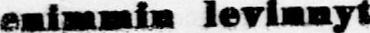
#> input picture pyAlignementOCR/improc/hwb.jpg, 370 x 33 px
$ python alig.py   (older library calls are emulated)
#> lines starting #> are read from the running program, lines starting #| are printed output that depends on the picture; after the words box and inside, x2 and y2 are one past the last pixel; in counts of white or black regions, pixels touching at a corner belong together; long printed decimals are rounded
### pyAlignementOCR/improc/modif_func.py
import numpy as np
import matplotlib
matplotlib.use('Qt5Agg')
import matplotlib.pyplot as plt
from PIL import Image


def lissage(intensite, N):
    """Fonction calculant la distance entre la colonne de pixels et le
    caractere courant.
    :param intensite : le vecteur des intesites sur la colonne
    :param N : parametre de reglage
    :return : sortielisse
        sortielisse : fonction apres le lissage
    """
    iintensite = intensite.reshape(-1, 1)
    fenetre = np.ones((N, 1))
    longeur, hauteur = iintensite.shape[0], iintensite.shape[1]
    sortie = np.zeros((longeur, 1))
    debut = intensite[0:np.floor(N/2).astype(np.int)]
    fin = intensite[N-np.floor(N/2).astype(np.int)+1:N]
    # to be seen
    if N > 3:
        debut = np.flip(debut)
        fin = np.flip(fin)
    entree = np.concatenate((debut, intensite, fin))
    # to be seen
    M = N - 1
    for j in range(0, longeur-1):
        sortie[j] = np.dot(entree[j:j+M+1], fenetre)
    sortie = sortie/N
    return sortie


# TEST DE MODULE
# [13 lines that do not run on import are left out]

### pyAlignementOCR/improc/alig.py
import numpy as np
import pdb
import scipy as sp
import matplotlib as mpl
from PIL import Image
import modif_func as mf


def segmenter(image, transcript, lissage, limitesup, limiteinf, affichage):
    """Fonction responsable pour la segmentation d'image.
    :param image : l'image a segmenter
    :param transcript : le transcript qui correspond a l'image en question
    :param lissage : le parametre de lissage voulu
    :param limitesup : une limite qui sera utilise afin de couper l'image
    :param limiteinf : une limite qui sera utilise afin de couper l'image
    :param affichage : controle le type d'affichage
    """
    #  on convertit en niveaux de gris l'image et on le reduit ensuite
    img = image.convert('L')
    hauteur, largeur = img.size
    cimg = reduire(img, limitesup, limiteinf)
    hauteur, largeur = cimg.size
    longeurtext = len(transcript)
    # on convertit l'image dans un tableau avec des valeurs
    # d'intensite dans [0,255]
    cimarray = np.asarray(cimg, dtype='uint8')
    # on calcule les intensites moyennes sur les colones de pixels sur
    # l'image et le profil(masque) d'image
    intensite = np.sum(cimarray, axis=0)
    intensitemax = np.amax(cimarray, axis=0)
    indexmax = np.argmax(cimarray, axis=0)
    intensitemin = np.amin(cimarray, axis=0)
    indexmin = np.argmin(cimarray, axis=0)
    intensitelisse = mf.lissage(intensite, lissage)
    # on definie les couleurs de notre masque
    blanc = np.floor(np.sum(intensitemax)/largeur)
    noir = np.floor(np.sum(intensitemin)/largeur)
    gris = (blanc + noir) / 2
    # creation de la masque/profil d'intensite de la ligne
    profil = creermasque(transcript, largeur, hauteur, noir, gris, blanc)
    profil = np.sum(profil, axis=0) / hauteur
    # on seuil les valeurs basses de l'intensit? lisse pour les ramener
    # a la valeur moyenne des noirs
    largeurprofil = profil.shape[0]
    for i in range(1, largeur):
        if intensitelisse[i] < noir:
            intensitelisse[i] = noir
    intensite = intensitelisse
    x = hauteur
    y = largeurprofil
    # tbc
    appariement = np.zeros((x, y))
    precedent = np.zeros((x, y))
    segmentation = np.zeros((x, 1))
    operations = np.zeros((3, 1))
    print('intensite : ', intensite.shape, '\n appariement : ', appariement.shape, '\n profil : ', profil.shape)
    # initialisation de la premiere ligne
    appariement[0, 0] = np.abs(intensite[0] - profil[0])
    print(np.abs(intensite[i] - profil[0]))
    precedent[0, 0] = 0
    for i in range(1, x-1):
        appariement[i, 0] = appariement[i-1, 0] + np.abs(intensite[i]
                                                         - profil[0])
        precedent[i, 0] = 2 #insertion tbr
    # tbc
    for i in range(1, y-1):
        appariement[0, i] = appariement[0, i-1] + np.abs(intensite[0]
                                                         - profil[i])
        precedent[0, i] = 3
    # on boucle sur toute l'image et toute la sequence des caracteres
    for i in range(1, x-1):
        for j in range(1, y-1):
            operations[0] = appariement[i-1, j-1] + np.abs(
                                                               intensite[i]
                                                               - profil[j])
            operations[1] = appariement[i-1, j] + 2*np.abs(
                                                         intensite[i]
                                                         - profil[j])
            operations[2] = appariement[i, j-1] + 2*np.abs(
                                                            intensite[i]
                                                            - profil[j])
            appariement[i, j] = np.min(operations)
            precedent[i, j] = np.min(operations)
    # on est arrive a la fin, on backtrack afin de choisir le meilleur
    # chemin et marquer les espaces entre les mots
    x = hauteur
    y = largeurprofil
    # print(precedent)
    print(precedent)
    print(x, y)
    while (precedent[x, y] != 0):
        x, y, precedent, segmentation = options[sub](x, y, precedent,
                                                     segmentation)
        x, y, precedent, segmentation = options[ins](x, y, precedent,
                                                     segmentation)
        x, y, precedent, segmentation = options[des](x, y, precedent,
                                                     segmentation)


def creermasque(transcript, hauteurimg, largeurimg, carclr, wsclr,
                boxclr):
    """Fonction qui cree une masque/profil pour compare avec l'image donne
    :param transcript : le transcript qu'on utilise pour creer la masque
    :param hauteurimg : hauteur de l'image a comparer
    :param largeurimg : largeur de l'image a comparer
    :param carclr : couleur de la masque d'un caractere
    :param wsclr : couleur des espaces blanches
    :param boxclr : couleur de la phrase/mot entiere
    :return profil
        profil : la masque derive du transcript correspondant aux niveaux
        d'intensite de l'image
    """
    longeurtext = len(transcript)
    largeurcaractere = np.floor(largeurimg/longeurtext).astype(np.int)
    profilcar = np.ones((hauteurimg, largeurcaractere)).astype(np.int)*carclr
    profilcar[:, largeurcaractere-1] = wsclr
    largeurprofil = largeurcaractere * longeurtext
    profil = np.ones((hauteurimg, largeurprofil), dtype=np.int) * boxclr
    # ici on genere l'allure de la masque
    debut = 0
    fin = largeurcaractere
    for i in range(debut, longeurtext):
        if transcript[i] != ' ':
            profil[:, debut:fin] = profilcar[:, :]
        debut = debut + largeurcaractere
        fin = fin + largeurcaractere
    # profilimg = Image.fromarray(np.uint8(profil))
    return profil


def reduire(image, limitesup, limiteinf):
    """reduit l'image par un limite donne
    :param image : l'image a reduire
    :param limitesup : une limite qui sera utilise afin de couper l'image
    :param limiteinf : une limite qui sera utilise afin de couper l'image
    :return : img
        img : l'image reduite
    """
    largeur, hauteur = image.size
    img = image.crop((0, np.floor(limitesup*hauteur).astype(np.int)+1,
                     largeur, np.floor(limiteinf*hauteur).astype(np.int)+1))
    return img


def sub(x, y, precedent, segmentation):
    if precedent[x, y] == 1:
        x = x - 1
        y = y - 1
        if (profil[y] == blanc):
            segmentation[x] = 2
        elif profil[y] == gris:
            segmentation[x] = 1
    return x, y, precedent, segmentation


def ins(x, y, precedent, segmentation):
    if precedent[x, y] == 2:
        x = x - 1
        if profil[y] == blanc:
            segmentation[x] = 2
        elif profil[y] == gris:
            segmentation[x] = 1
    return x, y, precedent, segmentation


def des(x, y, precedent, segmentation):
    if precedent[x, y] == 3:
        y = y - 1
    return x, y, precedent, segmentation

options = {0: 'sub',
           1: 'ins',
           2: 'des'}

# TEST DE MODULE
if __name__ == "__main__":
    # test de reduction d'image
    img = Image.open('hwb.jpg').convert('L')
    # img.show()
    newimg = reduire(img, 0.1, 0.9)
#> in reduire, `img = image.crop((0, np.floor(limitesup*hauteur).astype(np.int)+1, lar..`:
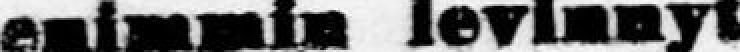
#> img: PIL image 370x26 L (shown 2 times larger); min 0, max 255, mean 106.8
    # print(img.size, newimg.size)
    # newimg.show()
    # test de creation de masque
    blanc = 255
    gris = 128
    noir = 0
    transcript = 'emimmin levinnyt'
    imgg = Image.open('hwb.jpg').convert('L')
    masque = creermasque(transcript, imgg.size[1], imgg.size[0], noir, gris, blanc)
    masqueimg = Image.fromarray(np.uint8(masque))
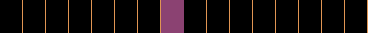
#> masque: shape (33, 368) int64; 3 distinct labels, from 0 to 255; one colour per label, 0 black
    # masqueimg.show()
    # test de segmentation
    img = Image.open('hwb.jpg').convert('L')
    pdb.set_trace()
    segmenter(img, transcript, 3, 0, 0.1, 0.9)
#> in segmenter, `intensite = np.sum(cimarray, axis=0)`: intensite = 370 values, max 737 at index 325, min 1 at index 272, mean 650.8
#> in segmenter, `intensitemax = np.amax(cimarray, axis=0)`: intensitemax = 370 values, max 248 at index 95, min 1 at index 272, mean 223.1
#> in segmenter, `indexmax = np.argmax(cimarray, axis=0)`: indexmax = 370 values, max 2 at index 0, min 0 at index 3, mean 0.668
#> in segmenter, `intensitemin = np.amin(cimarray, axis=0)`: intensitemin = 370 values, max 244 at index 325, min 0 at index 140, mean 211
#> in segmenter, `indexmin = np.argmin(cimarray, axis=0)`: indexmin = 370 values, max 2 at index 15, min 0 at index 0, mean 1.11
#> in lissage, `iintensite = intensite.reshape(-1, 1)`: iintensite has the same summary as intensite in segmenter
#> in lissage, `debut = intensite[0:np.floor(N/2).astype(np.int)]`: debut = [727]
#> in lissage, `fin = intensite[N-np.floor(N/2).astype(np.int)+1:N]`: fin = empty array
#> in lissage, `entree = np.concatenate((debut, intensite, fin))`: entree = 371 values, max 737 at index 326, min 1 at index 273, mean 651
#> after the loop in lissage, `for j in range(0, longeur-1):`: sortie = 370 values, max 2199 at index 325, min 0 at index 369, mean 1947.4
#> in lissage, `sortie = sortie/N`: sortie = 370 values, max 733 at index 325, min 0 at index 369, mean 649.1
#> in segmenter, `intensitelisse = mf.lissage(intensite, lissage)`: intensitelisse has the same summary as sortie in lissage
#> in segmenter, `blanc = np.floor(np.sum(intensitemax)/largeur)`: blanc = 27512
#> in segmenter, `noir = np.floor(np.sum(intensitemin)/largeur)`: noir = 26021
#> in segmenter, `gris = (blanc + noir) / 2`: gris = 26766.5
#> in segmenter, `profil = np.sum(profil, axis=0) / hauteur`: profil = 368 values, max 223.1 at index 161, min 211 at index 0, mean 212
#> after the loop in segmenter, `for i in range(1, largeur):`: intensitelisse = 370 values, max 26021 at index 1, min 0 at index 369, mean 785.9
#> in segmenter, `intensite = intensitelisse`: intensite has the same summary as intensitelisse
#| intensite :  (370, 1)
#|  appariement :  (370, 368)
#|  profil :  (368,)
#> in segmenter, `appariement[0, 0] = np.abs(intensite[0] - profil[0])`: appariement: shape (370, 368) float64; values 0 (black) and 513.4 (white), 0% white in thin lines or dots, all inside (x1, y1, x2, y2) = (0, 0, 1, 1)
#| [25810.019]
#> after the loop in segmenter, `for i in range(1, x-1):`:
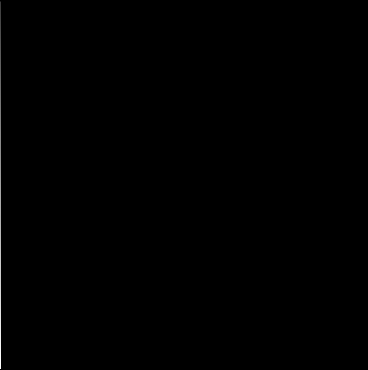
#> appariement: shape (370, 368) float64; min 0, max 220108, mean 373.2; drawn with min black and max white
#> after the loop in segmenter, `for i in range(1, x-1):`:
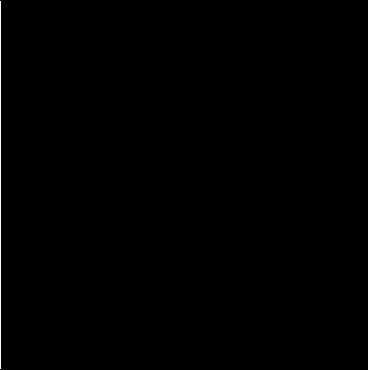
#> precedent: shape (370, 368) float64; values 0 (black) and 2 (white), 0.27% white in thin lines or dots, all inside (x1, y1, x2, y2) = (0, 1, 1, 369)
#> after the loop in segmenter, `for i in range(1, y-1):`:
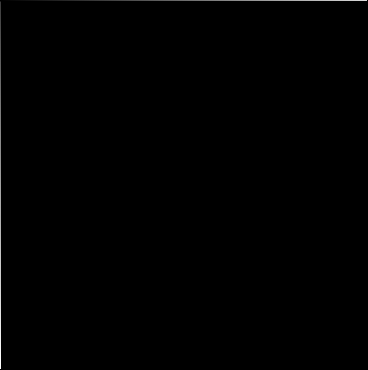
#> appariement: shape (370, 368) float64; 0.27% of pixels changed, all inside (x1, y1, x2, y2) = (1, 0, 367, 1); drawn with min black and max white
#> after the loop in segmenter, `for i in range(1, y-1):`:
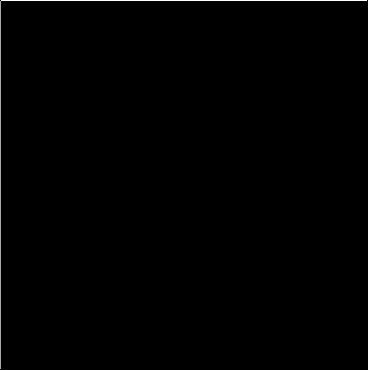
#> precedent: shape (370, 368) float64; 0.27% of pixels changed, all inside (x1, y1, x2, y2) = (1, 0, 367, 1); drawn with min black and max white
#> after the loop in segmenter, `for i in range(1, x-1):`:
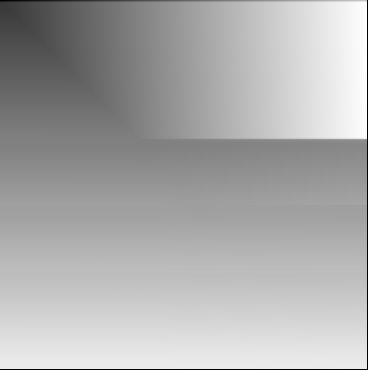
#> appariement: shape (370, 368) float64; min 0, max 238630.9, mean 160740.3; drawn with min black and max white
#> after the loop in segmenter, `for i in range(1, x-1):`: operations = [219757.4, 220020.1, 220283.8]
#> (printed output is left out)
#| 370 368
#> (the run stopped early here; a loop or call above may not have finished)
